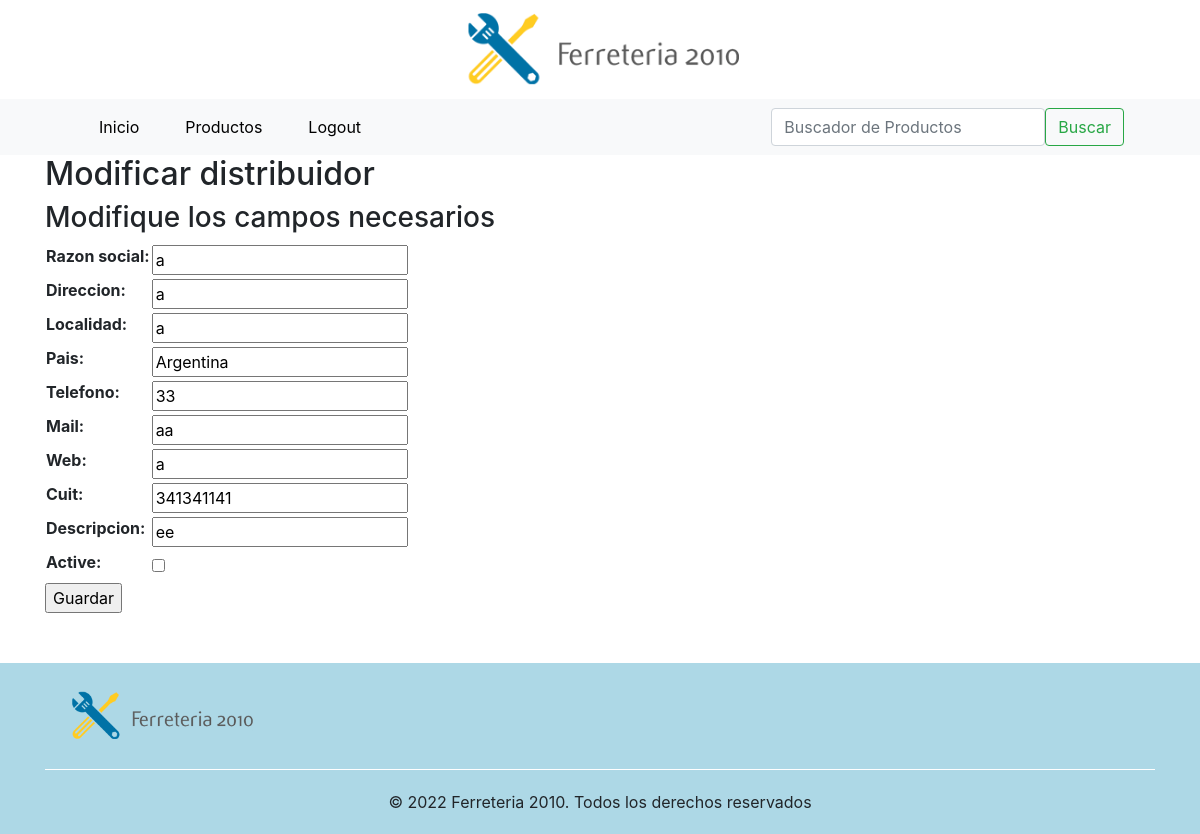
/productos/update-distribuidor/4 (signed in), run on an earlier commit of the app's database.
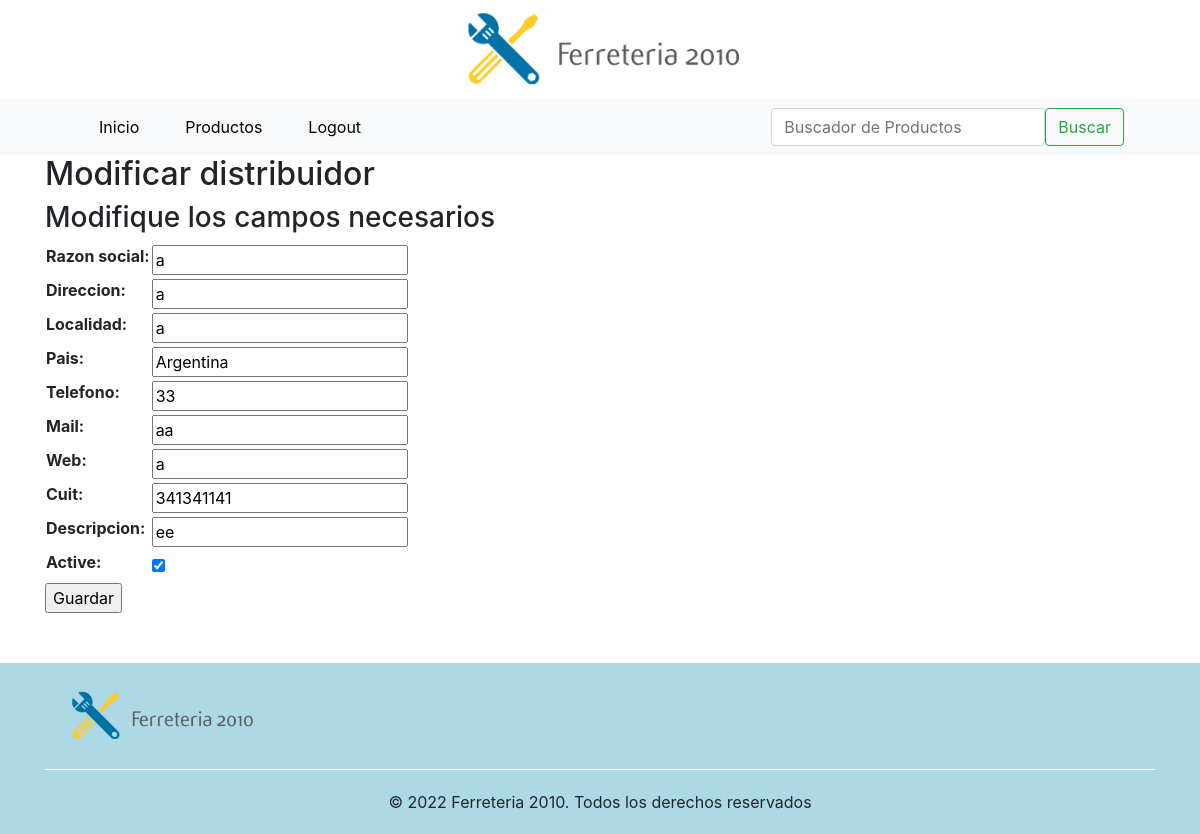
And on a later commit of the database.
### productos/models.py (models this page shows, shortened)
class Distribuidores(models.Model):
    razon_social = models.CharField(max_length=200)
    direccion = models.CharField(max_length=100)
    localidad = models.CharField(max_length=100)
    pais = models.CharField(max_length=100)
    telefono = models.CharField(max_length=100)
    mail = models.CharField(max_length=100)
    web = models.CharField(max_length=100)
    cuit = models.IntegerField(unique=True)
    descripcion = models.CharField(max_length=200, blank=True, default='')
    active = models.BooleanField(default=True)
    class Meta:
        verbose_name = 'Distribuidor'
        verbose_name_plural = 'Distribuidores'

### productos/views.py (the view)
# urls.py: path('update-distribuidor/<pk>', update_distribuidor, name='update_distribuidor'),
def update_distribuidor(request, pk):
    grupo = usuario_logueado(request)
    if request.user.is_authenticated:
        marca = Distribuidores.objects.get(id = pk)
        form = Distribuidores_form(request.POST or None, instance= marca)
        if form.is_valid():
            form.save()
            context = {'form':form, 'grupo':grupo}
            return HttpResponseRedirect('/productos/distribuidores')
        else:
            f_error = form.errors
            if f_error.__len__() == 0:
                context = {'form':form, 'grupo':grupo}
            else:
                for key in f_error:
                    error = f_error[key]
                context = {'errors':error, 'form':form, 'grupo':grupo}
        return render(request, 'distribuidores/edit_distribuidor.html', context=context)
    else:
        return redirect('index')

### productos/forms.py
class Distribuidores_form(forms.ModelForm):
    class Meta:
        model = Distribuidores
        fields = '__all__'

### productos/views.py (called while the page is built)
def usuario_logueado(request):
    if request.user.is_authenticated:
        username  = request.user.username
        id_usuario = User.objects.filter(username__icontains = username).values('id')
        lista_grupo = list(Group.objects.filter(user__in = id_usuario).values_list('name', flat=True))
        for grupo in lista_grupo:
            if grupo == 'Ferreteria':
                return True
            else:
                return False
    else:
        return False

### templates/distribuidores/edit_distribuidor.html (shortened to what this page needs)
{% extends 'base.html' %}
{% load static %}
{% block contenido %}
{% if form %}
    <h2>Modificar distribuidor</h2>
    <h3>Modifique los campos necesarios</h3>
    <form action="" method="POST" enctype="multipart/form-data">
        <table>
            {{form.as_table}}
        </table>
        <input type="submit", value="Guardar">
    </form>
{% endif %}
{% endblock %}

What changed in the data, as far as the page shows it:
changed Distribuidores "Argentina": active "☐" → "☑"
